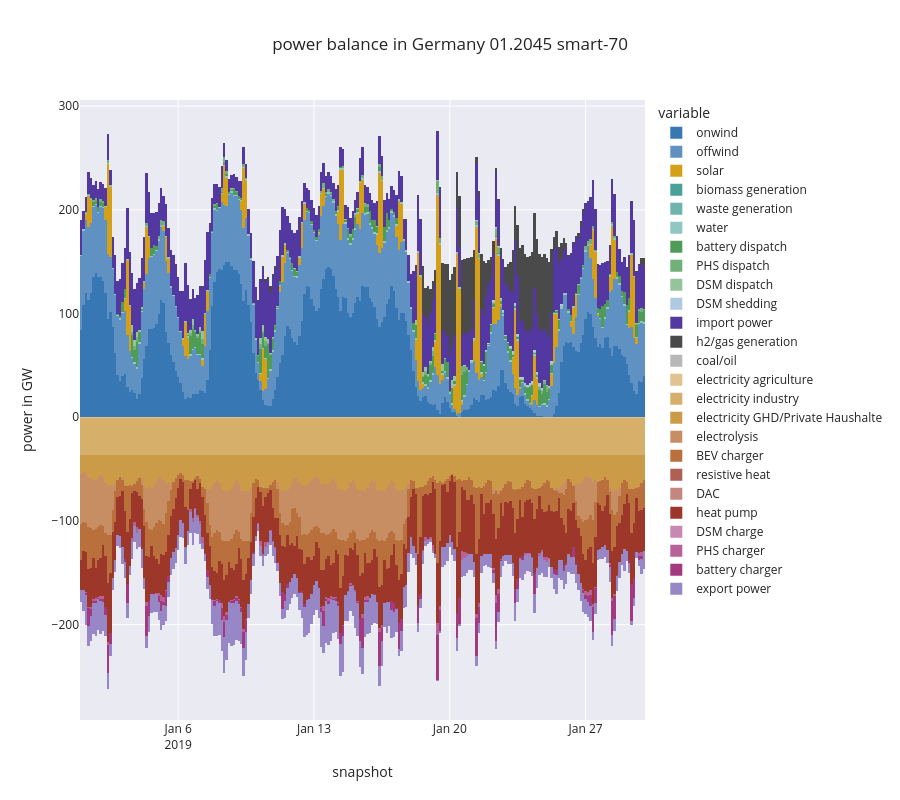

Write notebook code for a chart like this one.
### Code cell
plot_month_balance(p7f45, title = f'01.2045 {scenario2}')

### Figure 1 — Plotly figure (JSON) as saved in the notebook; plotly's stock layout.template omitted (floating-point values rounded to 4 significant figures; data arrays with more than 128 entries replaced by an {"elided": "..."} marker saying what was removed)
{"data": [{"alignmentgroup": "True", "hovertemplate": "variable=onwind<br>snapshot=%{x}<br>value=%{y}<extra></extra>", "legendgroup": "onwind", "marker": {"color": "#3777B4", "line": {"width": 0}, "pattern": {"shape": ""}}, "name": "onwind", "offsetgroup": "onwind", "orientation": "v", "showlegend": true, "textposition": "auto", "type": "bar", "x": {"elided": "233 str values"}, "xaxis": "x", "y": {"elided": "233 float values"}, "yaxis": "y"}, {"alignmentgroup": "True", "hovertemplate": "variable=offwind<br>snapshot=%{x}<br>value=%{y}<extra></extra>", "legendgroup": "offwind", "marker": {"color": "#5F92C3", "line": {"width": 0}, "pattern": {"shape": ""}}, "name": "offwind", "offsetgroup": "offwind", "orientation": "v", "showlegend": true, "textposition": "auto", "type": "bar", "x": {"elided": "233 str values"}, "xaxis": "x", "y": {"elided": "233 float values"}, "yaxis": "y"}, {"alignmentgroup": "True", "hovertemplate": "variable=solar<br>snapshot=%{x}<br>value=%{y}<extra></extra>", "legendgroup": "solar", "marker": {"color": "#d4a017", "line": {"width": 0}, "pattern": {"shape": ""}}, "name": "solar", "offsetgroup": "solar", "orientation": "v", "showlegend": true, "textposition": "auto", "type": "bar", "x": {"elided": "233 str values"}, "xaxis": "x", "y": {"elided": "233 float values"}, "yaxis": "y"}, {"alignmentgroup": "True", "hovertemplate": "variable=biomass generation<br>snapshot=%{x}<br>value=%{y}<extra></extra>", "legendgroup": "biomass generation", "marker": {"color": "#48A299", "line": {"width": 0}, "pattern": {"shape": ""}}, "name": "biomass generation", "offsetgroup": "biomass generation", "orientation": "v", "showlegend": true, "textposition": "auto", "type": "bar", "x": {"elided": "233 str values"}, "xaxis": "x", "y": {"elided": "233 int values"}, "yaxis": "y"}, {"alignmentgroup": "True", "hovertemplate": "variable=waste generation<br>snapshot=%{x}<br>value=%{y}<extra></extra>", "legendgroup": "waste generation", "marker": {"color": "#6DB4AD", "line": {"width": 0}, "pattern": {"shape": ""}}, "name": "waste generation", "offsetgroup": "waste generation", "orientation": "v", "showlegend": true, "textposition": "auto", "type": "bar", "x": {"elided": "233 str values"}, "xaxis": "x", "y": {"elided": "233 int values"}, "yaxis": "y"}, {"alignmentgroup": "True", "hovertemplate": "variable=water<br>snapshot=%{x}<br>value=%{y}<extra></extra>", "legendgroup": "water", "marker": {"color": "#91C7C2", "line": {"width": 0}, "pattern": {"shape": ""}}, "name": "water", "offsetgroup": "water", "orientation": "v", "showlegend": true, "textposition": "auto", "type": "bar", "x": {"elided": "233 str values"}, "xaxis": "x", "y": {"elided": "233 float values"}, "yaxis": "y"}, {"alignmentgroup": "True", "hovertemplate": "variable=battery dispatch<br>snapshot=%{x}<br>value=%{y}<extra></extra>", "legendgroup": "battery dispatch", "marker": {"color": "#4F9C59", "line": {"width": 0}, "pattern": {"shape": ""}}, "name": "battery dispatch", "offsetgroup": "battery dispatch", "orientation": "v", "showlegend": true, "textposition": "auto", "type": "bar", "x": {"elided": "233 str values"}, "xaxis": "x", "y": {"elided": "233 float values"}, "yaxis": "y"}, {"alignmentgroup": "True", "hovertemplate": "variable=PHS dispatch<br>snapshot=%{x}<br>value=%{y}<extra></extra>", "legendgroup": "PHS dispatch", "marker": {"color": "#72B07A", "line": {"width": 0}, "pattern": {"shape": ""}}, "name": "PHS dispatch", "offsetgroup": "PHS dispatch", "orientation": "v", "showlegend": true, "textposition": "auto", "type": "bar", "x": {"elided": "233 str values"}, "xaxis": "x", "y": {"elided": "233 float values"}, "yaxis": "y"}, {"alignmentgroup": "True", "hovertemplate": "variable=DSM dispatch<br>snapshot=%{x}<br>value=%{y}<extra></extra>", "legendgroup": "DSM dispatch", "marker": {"color": "#95C49B", "line": {"width": 0}, "pattern": {"shape": ""}}, "name": "DSM dispatch", "offsetgroup": "DSM dispatch", "orientation": "v", "showlegend": true, "textposition": "auto", "type": "bar", "x": {"elided": "233 str values"}, "xaxis": "x", "y": {"elided": "233 float values"}, "yaxis": "y"}, {"alignmentgroup": "True", "hovertemplate": "variable=DSM shedding<br>snapshot=%{x}<br>value=%{y}<extra></extra>", "legendgroup": "DSM shedding", "marker": {"color": "#AFC9E1", "line": {"width": 0}, "pattern": {"shape": ""}}, "name": "DSM shedding", "offsetgroup": "DSM shedding", "orientation": "v", "showlegend": true, "textposition": "auto", "type": "bar", "x": {"elided": "233 str values"}, "xaxis": "x", "y": {"elided": "233 float values"}, "yaxis": "y"}, {"alignmentgroup": "True", "hovertemplate": "variable=import power<br>snapshot=%{x}<br>value=%{y}<extra></extra>", "legendgroup": "import power", "marker": {"color": "#5438A1", "line": {"width": 0}, "pattern": {"shape": ""}}, "name": "import power", "offsetgroup": "import power", "orientation": "v", "showlegend": true, "textposition": "auto", "type": "bar", "x": {"elided": "233 str values"}, "xaxis": "x", "y": {"elided": "233 float values"}, "yaxis": "y"}, {"alignmentgroup": "True", "hovertemplate": "variable=h2/gas generation<br>snapshot=%{x}<br>value=%{y}<extra></extra>", "legendgroup": "h2/gas generation", "marker": {"color": "#4A4A4A", "line": {"width": 0}, "pattern": {"shape": ""}}, "name": "h2/gas generation", "offsetgroup": "h2/gas generation", "orientation": "v", "showlegend": true, "textposition": "auto", "type": "bar", "x": {"elided": "233 str values"}, "xaxis": "x", "y": {"elided": "233 float values"}, "yaxis": "y"}, {"alignmentgroup": "True", "hovertemplate": "variable=coal/oil<br>snapshot=%{x}<br>value=%{y}<extra></extra>", "legendgroup": "coal/oil", "marker": {"color": "#B7B7B7", "line": {"width": 0}, "pattern": {"shape": ""}}, "name": "coal/oil", "offsetgroup": "coal/oil", "orientation": "v", "showlegend": true, "textposition": "auto", "type": "bar", "x": {"elided": "233 str values"}, "xaxis": "x", "y": {"elided": "233 int values"}, "yaxis": "y"}, {"alignmentgroup": "True", "hovertemplate": "variable=electricity agriculture<br>snapshot=%{x}<br>value=%{y}<extra></extra>", "legendgroup": "electricity agriculture", "marker": {"color": "#E0C390", "line": {"width": 0}, "pattern": {"shape": ""}}, "name": "electricity agriculture", "offsetgroup": "electricity agriculture", "orientation": "v", "showlegend": true, "textposition": "auto", "type": "bar", "x": {"elided": "233 str values"}, "xaxis": "x", "y": {"elided": "233 float values"}, "yaxis": "y"}, {"alignmentgroup": "True", "hovertemplate": "variable=electricity industry<br>snapshot=%{x}<br>value=%{y}<extra></extra>", "legendgroup": "electricity industry", "marker": {"color": "#D6AF6B", "line": {"width": 0}, "pattern": {"shape": ""}}, "name": "electricity industry", "offsetgroup": "electricity industry", "orientation": "v", "showlegend": true, "textposition": "auto", "type": "bar", "x": {"elided": "233 str values"}, "xaxis": "x", "y": {"elided": "233 float values"}, "yaxis": "y"}, {"alignmentgroup": "True", "hovertemplate": "variable=electricity GHD/Private Haushalte<br>snapshot=%{x}<br>value=%{y}<extra></extra>", "legendgroup": "electricity GHD/Private Haushalte", "marker": {"color": "#CB9B47", "line": {"width": 0}, "pattern": {"shape": ""}}, "name": "electricity GHD/Private Haushalte", "offsetgroup": "electricity GHD/Private Haushalte", "orientation": "v", "showlegend": true, "textposition": "auto", "type": "bar", "x": {"elided": "233 str values"}, "xaxis": "x", "y": {"elided": "233 float values"}, "yaxis": "y"}, {"alignmentgroup": "True", "hovertemplate": "variable=electrolysis<br>snapshot=%{x}<br>value=%{y}<extra></extra>", "legendgroup": "electrolysis", "marker": {"color": "#C78D63", "line": {"width": 0}, "pattern": {"shape": ""}}, "name": "electrolysis", "offsetgroup": "electrolysis", "orientation": "v", "showlegend": true, "textposition": "auto", "type": "bar", "x": {"elided": "233 str values"}, "xaxis": "x", "y": {"elided": "233 float values"}, "yaxis": "y"}, {"alignmentgroup": "True", "hovertemplate": "variable=BEV charger<br>snapshot=%{x}<br>value=%{y}<extra></extra>", "legendgroup": "BEV charger", "marker": {"color": "#B9703C", "line": {"width": 0}, "pattern": {"shape": ""}}, "name": "BEV charger", "offsetgroup": "BEV charger", "orientation": "v", "showlegend": true, "textposition": "auto", "type": "bar", "x": {"elided": "233 str values"}, "xaxis": "x", "y": {"elided": "233 float values"}, "yaxis": "y"}, {"alignmentgroup": "True", "hovertemplate": "variable=resistive heat<br>snapshot=%{x}<br>value=%{y}<extra></extra>", "legendgroup": "resistive heat", "marker": {"color": "#B05F54", "line": {"width": 0}, "pattern": {"shape": ""}}, "name": "resistive heat", "offsetgroup": "resistive heat", "orientation": "v", "showlegend": true, "textposition": "auto", "type": "bar", "x": {"elided": "233 str values"}, "xaxis": "x", "y": {"elided": "233 int values"}, "yaxis": "y"}, {"alignmentgroup": "True", "hovertemplate": "variable=DAC<br>snapshot=%{x}<br>value=%{y}<extra></extra>", "legendgroup": "DAC", "marker": {"color": "#C3877F", "line": {"width": 0}, "pattern": {"shape": ""}}, "name": "DAC", "offsetgroup": "DAC", "orientation": "v", "showlegend": true, "textposition": "auto", "type": "bar", "x": {"elided": "233 str values"}, "xaxis": "x", "y": {"elided": "233 int values"}, "yaxis": "y"}, {"alignmentgroup": "True", "hovertemplate": "variable=heat pump<br>snapshot=%{x}<br>value=%{y}<extra></extra>", "legendgroup": "heat pump", "marker": {"color": "#9C372A", "line": {"width": 0}, "pattern": {"shape": ""}}, "name": "heat pump", "offsetgroup": "heat pump", "orientation": "v", "showlegend": true, "textposition": "auto", "type": "bar", "x": {"elided": "233 str values"}, "xaxis": "x", "y": {"elided": "233 float values"}, "yaxis": "y"}, {"alignmentgroup": "True", "hovertemplate": "variable=DSM charge<br>snapshot=%{x}<br>value=%{y}<extra></extra>", "legendgroup": "DSM charge", "marker": {"color": "#C888B2", "line": {"width": 0}, "pattern": {"shape": ""}}, "name": "DSM charge", "offsetgroup": "DSM charge", "orientation": "v", "showlegend": true, "textposition": "auto", "type": "bar", "x": {"elided": "233 str values"}, "xaxis": "x", "y": {"elided": "233 int values"}, "yaxis": "y"}, {"alignmentgroup": "True", "hovertemplate": "variable=PHS charger<br>snapshot=%{x}<br>value=%{y}<extra></extra>", "legendgroup": "PHS charger", "marker": {"color": "#B66198", "line": {"width": 0}, "pattern": {"shape": ""}}, "name": "PHS charger", "offsetgroup": "PHS charger", "orientation": "v", "showlegend": true, "textposition": "auto", "type": "bar", "x": {"elided": "233 str values"}, "xaxis": "x", "y": {"elided": "233 float values"}, "yaxis": "y"}, {"alignmentgroup": "True", "hovertemplate": "variable=battery charger<br>snapshot=%{x}<br>value=%{y}<extra></extra>", "legendgroup": "battery charger", "marker": {"color": "#A3397E", "line": {"width": 0}, "pattern": {"shape": ""}}, "name": "battery charger", "offsetgroup": "battery charger", "orientation": "v", "showlegend": true, "textposition": "auto", "type": "bar", "x": {"elided": "233 str values"}, "xaxis": "x", "y": {"elided": "233 float values"}, "yaxis": "y"}, {"alignmentgroup": "True", "hovertemplate": "variable=export power<br>snapshot=%{x}<br>value=%{y}<extra></extra>", "legendgroup": "export power", "marker": {"color": "#9887C7", "line": {"width": 0}, "pattern": {"shape": ""}}, "name": "export power", "offsetgroup": "export power", "orientation": "v", "showlegend": true, "textposition": "auto", "type": "bar", "x": {"elided": "233 str values"}, "xaxis": "x", "y": {"elided": "233 float values"}, "yaxis": "y"}], "layout": {"bargap": 0, "barmode": "relative", "height": 800, "legend": {"title": {"text": "variable"}, "tracegroupgap": 0}, "title": {"text": "power balance in Germany 01.2045 smart-70"}, "xaxis": {"anchor": "y", "domain": [0, 1], "title": {"text": "snapshot"}}, "yaxis": {"anchor": "x", "domain": [0, 1], "title": {"text": "power in GW"}}}}
